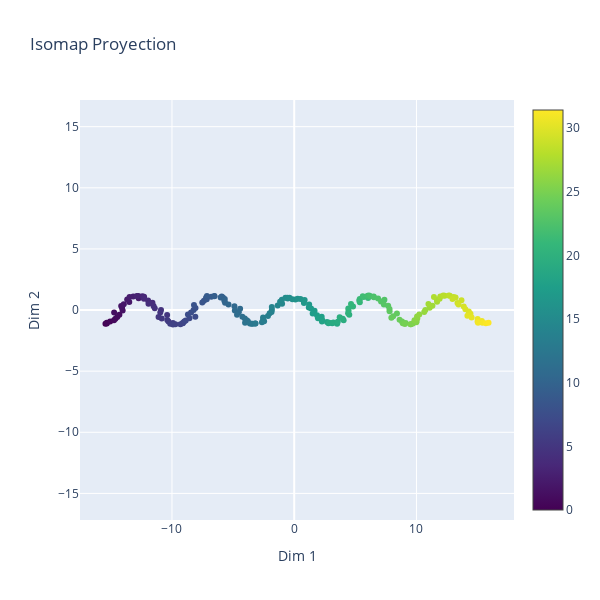

This figure's notebook cell:
### Code cell
# ISOMAP (neighbors = 100)
isomap = Isomap(n_components=2, n_neighbors=100)
points_isomap = isomap.fit_transform(points_3d)
draw_2d(points_isomap, "Isomap Proyection")

### Figure 1 — Plotly figure (JSON) as saved in the notebook; plotly's stock layout.template omitted (floating-point values rounded to 4 significant figures; data arrays with more than 128 entries replaced by an {"elided": "..."} marker saying what was removed)
{"data": [{"marker": {"color": {"elided": "200 float values"}, "colorscale": [[0, "#440154"], [0.1111, "#482878"], [0.2222, "#3e4989"], [0.3333, "#31688e"], [0.4444, "#26828e"], [0.5556, "#1f9e89"], [0.6667, "#35b779"], [0.7778, "#6ece58"], [0.8889, "#b5de2b"], [1, "#fde725"]], "showscale": true, "size": 6}, "mode": "markers", "type": "scatter", "x": {"elided": "200 float values"}, "y": {"elided": "200 float values"}}], "layout": {"height": 600, "title": {"text": "Isomap Proyection"}, "width": 600, "xaxis": {"scaleanchor": "y", "title": {"text": "Dim 1"}}, "yaxis": {"title": {"text": "Dim 2"}}}}
